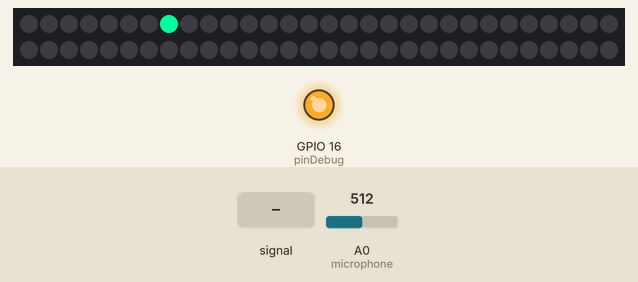
The program below on a simulated ESP8266 board running MicroPython. Shown: 60 RGB LEDs in strip order, left to right, continuing on the next row, output pins drawn as LEDs (lit = HIGH). The inputs (shaded band) are chosen by the test bench; at power-on: A0 (microphone) = 512 (analog values on the 0–1023 scale). Dim RGB values are drawn brighter than linear; what the program prints to the serial console is not drawn.

Above: at 0.57 s.
1.3 s: A0 (microphone) fed a 200 Hz sine of ±255 counts around its level
At 1.49 s:
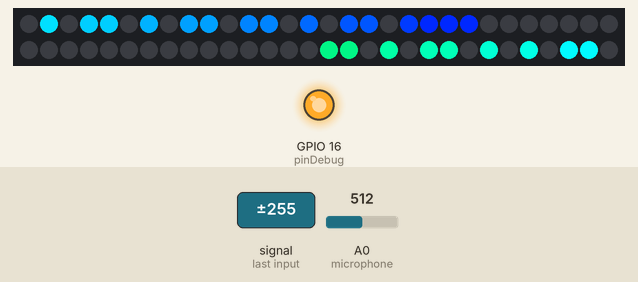
At 2.39 s:
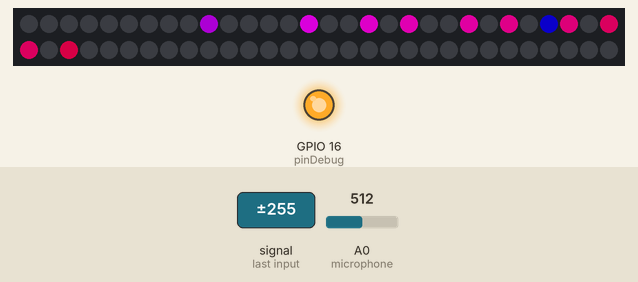
3.7 s: A0 (microphone) set to 900
At 5.0 s:
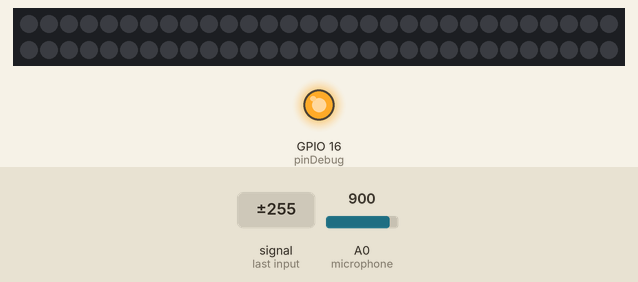
5.3 s: A0 (microphone) set to 716
7.0 s: A0 (microphone) fed a 1000 Hz sine of ±255 counts around its level
9.4 s: A0 (microphone) set to 1023
Timing chart, 0 to 12.4 s (numbered marks = the images above; inputs shaded):
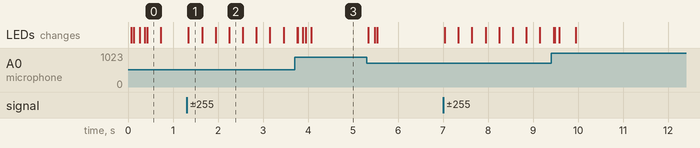

The program:

main.py
```python
# rainbow
import machine
# import network
import time
import sys
import neopixel


# Function to convert color encoding hsv to rgb
def hsv_to_rgb(h, s, v):
    if v > 1.0:
        v = 1.0
    if s == 0.0:
        return v, v, v
    i = int(h*6.0) # XXX assume int() truncates!
    f = (h*6.0) - i
    p = v*(1.0 - s)
    q = v*(1.0 - s*f)
    t = v*(1.0 - s*(1.0-f))
    i = i%6
    if i == 0:
        return v, t, p
    if i == 1:
        return q, v, p
    if i == 2:
        return p, v, t
    if i == 3:
        return p, q, v
    if i == 4:
        return t, p, v
    if i == 5:
        return v, p, q


pin_ledStrip = 5
# pin_integratedLed = 2
pin_debug = 16

print('\r\nAppstar....................................1')
machine.freq(160000000)
print( "\t* System clock: ", machine.freq() / 1000000, "MHz")

pinDebug = machine.Pin(pin_debug, machine.Pin.OUT)
pinDebug.off()
pinDebug.on()


# LED Strip
ledStrip_leds_cnt = 60
ledStrip = neopixel.NeoPixel(machine.Pin(pin_ledStrip), ledStrip_leds_cnt)


# microphone
microphone = machine.ADC(0)


######### Config
maxLedsOn = 3
microphoneSensitivity = 100.0

microphoneSensitivity_range_top = 150.0
microphoneSensitivity_range_bottom = 1.0


# Globals
ticks = time.ticks_ms()
h = 0.0
s = 0.0
v = 0.0

lastOn_0_index = 0
lastOn_1_index = 0

current_h = 0.0

# leds on coeficient
current_ledsOn_coef = 0

variance = 0.0
variance_synced = 0.0

microphoneSamples = [ 0 ]

#####################################
while True:

    # Debug pin switch
    # pinDebug.off()
    # pinDebug.on()


    # # # Read Microphone
    sample = microphone.read()


    # Get variance of the actual value
    # get average from previous microphone samples
    average = sum(microphoneSamples) / len(microphoneSamples)
    # add the new microphone sample to the buffer
    if len(microphoneSamples) > 5:
        del microphoneSamples[0]
    microphoneSamples.append(sample)
    # calculate variance
    variance = abs(average - sample) / 1024.0
    variance_synced = variance * microphoneSensitivity
    if variance_synced < 0.03:
        variance_synced = 0.0


    # Update hsv values
    h = current_h
    s = 1
    v = variance_synced
    r,g,b = hsv_to_rgb(h, s, v)
    # # print('(hsv)=()',h,',',s,',',v,'')


    # Write the LEDs
    r_int = int(r*255)
    g_int = int(g*255)
    b_int = int(b*255)
    # clear the written led in the previous cycle
    ledStrip[lastOn_0_index] = (0, 0, 0)
    # Set on multiple leds if variance_synced is big
    if (variance_synced > 0.5):
        # write multiple leds
        # check index to prevent overflow
        if (lastOn_1_index + maxLedsOn >= ledStrip_leds_cnt):
            lastOn_1_index = ledStrip_leds_cnt - maxLedsOn - 1
        for i in range(maxLedsOn):
            ledStrip[lastOn_1_index + i] = (r_int, g_int, b_int)
        current_ledsOn_coef += 1
    else:
        # write only 1 led
        ledStrip[lastOn_1_index] = (r_int, g_int, b_int)
        current_ledsOn_coef = 0
    ledStrip.write()


    # update microphone sensitivity
    if (current_ledsOn_coef > 0):
        # decrease sensitivity
        microphoneSensitivity *= (0.99 - (current_ledsOn_coef * 0.003))
        if (microphoneSensitivity < microphoneSensitivity_range_bottom):
            microphoneSensitivity = microphoneSensitivity_range_bottom
    else:
        # increase sensitivity
        microphoneSensitivity *= 1.001
        if (microphoneSensitivity > microphoneSensitivity_range_top):
            microphoneSensitivity = microphoneSensitivity_range_top
    # print("micSens: ", microphoneSensitivity)


    # Generate the index and color of the next LED
    # Get random nuber
    ticks = time.ticks_ms()
    # print("ticks: ", ticks)
    lastOn_0_index = lastOn_1_index
    lastOn_1_index = ticks % ledStrip_leds_cnt
    current_h = (ticks % 100) * 0.006 + 0.4
    # print("lastOn_0_index: ", lastOn_0_index)


    # time.sleep(1)
```

Measured:
- after the input at 1.3 s, the LEDs: change at once (image 1)
- after the input at 3.7 s, the LEDs: first change after 0.06 s (image 3 shows a later state)
